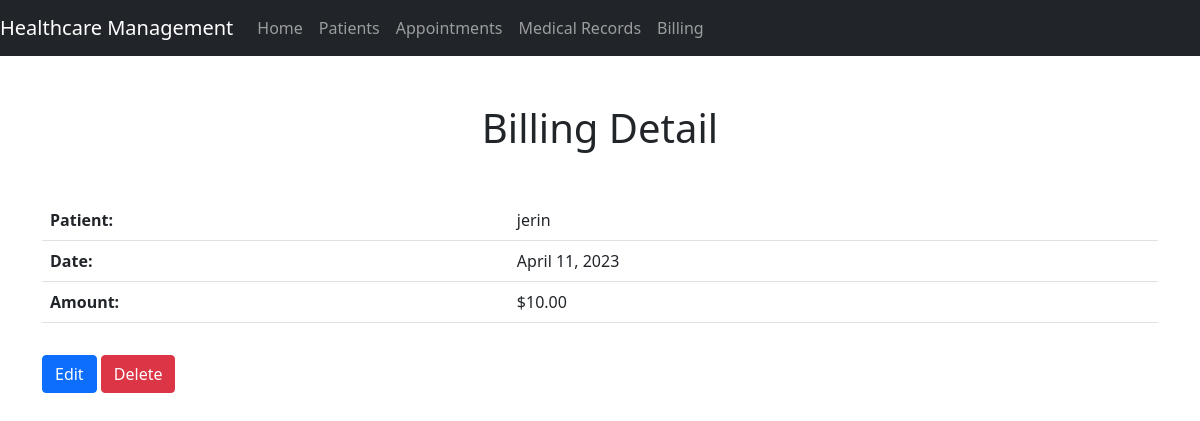
/billings/1/, run on the app's committed database.
### Health_Care_app/models.py (models this page shows, shortened)
class Billing(models.Model):
    patient = models.ForeignKey('Patient', on_delete=models.CASCADE)
    date = models.DateField()
    amount = models.DecimalField(max_digits=8, decimal_places=2)
    medical_record = models.ForeignKey('MedicalRecord', on_delete=models.CASCADE)

class Patient(models.Model):
    name = models.CharField(max_length=100)
    date_of_birth = models.DateField()
    gender = models.CharField(max_length=1, choices=[('M', 'Male'), ('F', 'Female')])
    phone_number = models.CharField(max_length=20)
    email_address = models.EmailField()
    blood_type = models.CharField(max_length=10)
    def __str__(self):
        return self.name

### Health_Care_app/views.py (the view)
# urls.py: path('billings/<int:pk>/', views.billing_detail, name='billing_detail'),
def billing_detail(request, pk):
    billing = get_object_or_404(Billing, pk=pk)
    return render(request, 'Health_Care_app/billing_detail.html', {'billing': billing})

### Health_Care_app/templates/Health_Care_app/billing_detail.html (shortened to what this page needs)
{% extends 'Health_Care_app/base.html' %}
{% block content %}
<h1 class="text-center mb-5">Billing Detail</h1>
<table class="table">
  <tbody>
    <tr>
      <th>Patient:</th>
      <td>{{ billing.patient }}</td>
    </tr>
    <tr>
      <th>Date:</th>
      <td>{{ billing.date }}</td>
    </tr>
    <tr>
      <th>Amount:</th>
      <td>${{ billing.amount }}</td>
    </tr>
  </tbody>
</table>
<a href="{% url 'billing_edit' billing.pk %}" class="btn btn-primary mt-3">Edit</a>
<form method="post" action="{% url 'billing_delete' billing.pk %}" class="d-inline">
  <input type="submit" value="Delete" class="btn btn-danger mt-3">
</form>
{% endblock %}

### data on the page
Billing: patient "jerin", date "April 11, 2023", amount "10.00"
